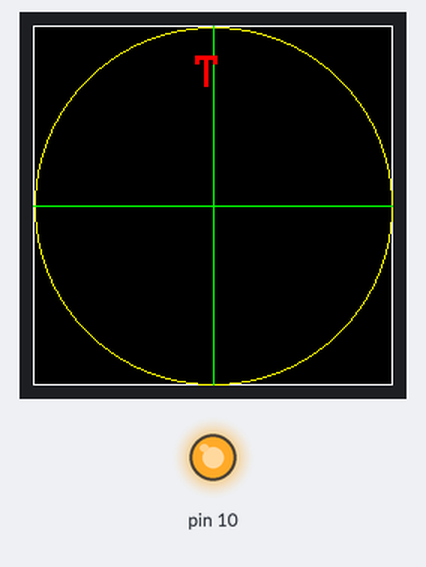
The sketch below on a simulated Arduino Uno, built with avr-gcc and run on an emulated ATmega328P. Shown: 240×240 colour display, output pins drawn as LEDs (lit = HIGH). What the sketch prints to the serial monitor is not drawn.

Above: at 4.0 s.
At 6.6 s:
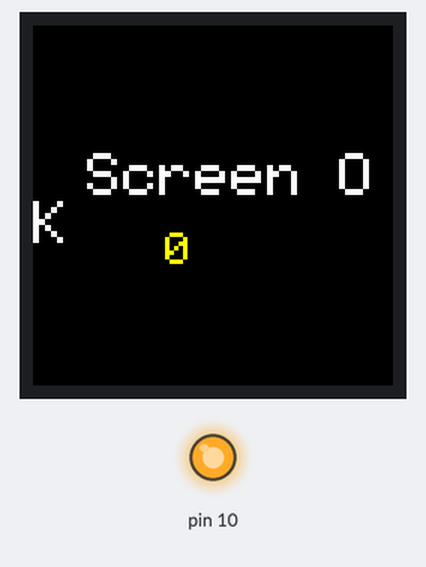
At 13.6 s:
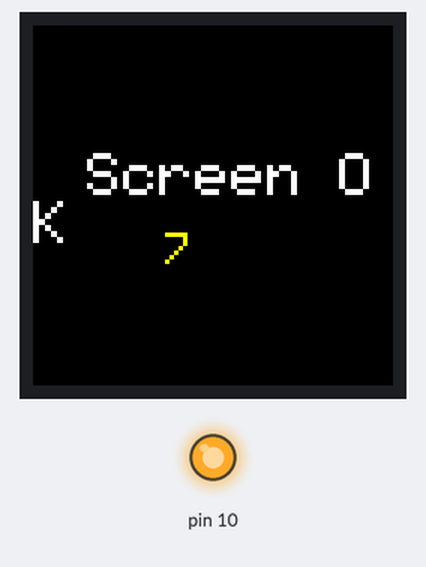
At 22.6 s:
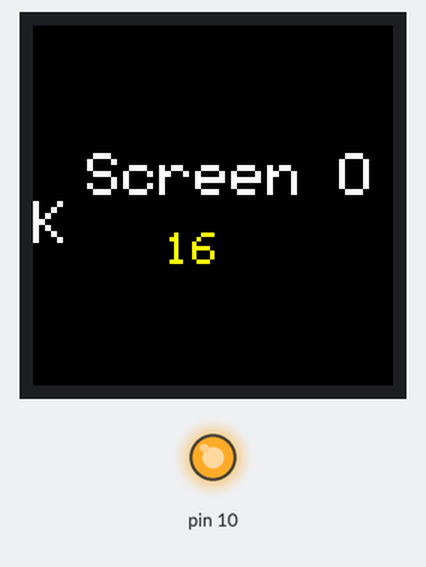
At 30.6 s:
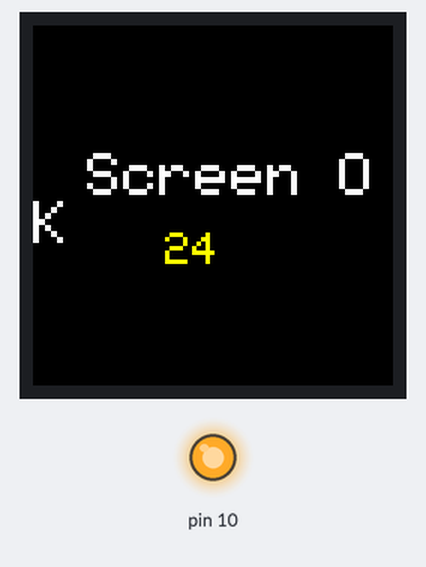
At 38.7 s:
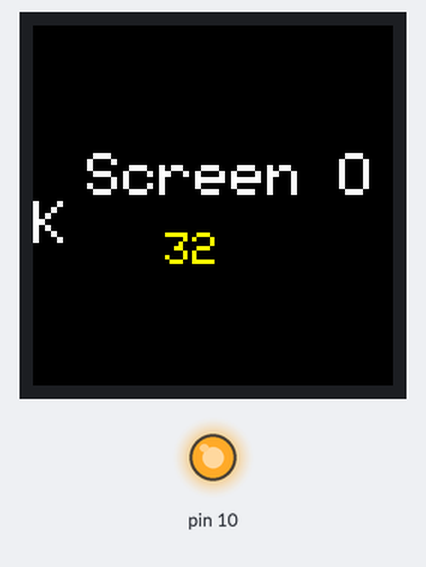

The sketch:

display_test.ino
```cpp
// Bench test for the GC9A01 round display on the Nano 33 IoT. No WiFi, no Uno link.
// Sweeps red, green, blue, white and black, draws a ring and a cross-hair to show the visible circle and orientation,
// then shows "Screen OK" with a seconds counter. Pins match display_and_web.ino.
#include <SPI.h>
#include <Adafruit_GFX.h>
#include <Adafruit_GC9A01A.h>

#define LCD_RES_PIN 7
#define LCD_DC_PIN 8
#define LCD_CS_PIN 9
// SCL goes to SCK (D13), SDA goes to MOSI (D11)

#define COLOR_BLACK 0x0000
#define COLOR_RED 0xF800
#define COLOR_GREEN 0x07E0
#define COLOR_BLUE 0x001F
#define COLOR_WHITE 0xFFFF
#define COLOR_YELLOW 0xFFE0

Adafruit_GC9A01A tft(LCD_CS_PIN, LCD_DC_PIN, LCD_RES_PIN);

uint32_t seconds = 0;

void setup() {
  Serial.begin(115200);
  SPI.begin();
  tft.begin();
  tft.setRotation(2);

  const uint16_t fills[] = {COLOR_RED, COLOR_GREEN, COLOR_BLUE, COLOR_WHITE, COLOR_BLACK};
  for (uint8_t i = 0; i < 5; i++) {
    tft.fillScreen(fills[i]);
    delay(700);
  }

  // outline of the full 240x240 area and the visible circle, plus a cross-hair; the "T" marks the top edge
  tft.drawRect(0, 0, 240, 240, COLOR_WHITE);
  tft.drawCircle(120, 120, 119, COLOR_YELLOW);
  tft.drawFastHLine(0, 120, 240, COLOR_GREEN);
  tft.drawFastVLine(120, 0, 240, COLOR_GREEN);
  tft.setTextColor(COLOR_RED);
  tft.setTextSize(3);
  tft.setCursor(108, 20);
  tft.print("T");
  delay(2500);

  tft.fillScreen(COLOR_BLACK);
  tft.setTextColor(COLOR_WHITE);
  tft.setTextSize(4);
  tft.setCursor(36, 85);
  tft.print("Screen OK");
  Serial.println(F("display_test running"));
}

void loop() {
  tft.fillRect(80, 135, 80, 30, COLOR_BLACK);
  tft.setTextColor(COLOR_YELLOW);
  tft.setTextSize(3);
  tft.setCursor(88, 138);
  tft.print(seconds++);
  delay(1000);
}
```

Measured:
- what the display in image 0 shows lasts 2.5 s, from 4.0 s to 6.5 s
- what the display in image 1 shows lasts 1.0 s, from 6.5 s to 7.5 s
